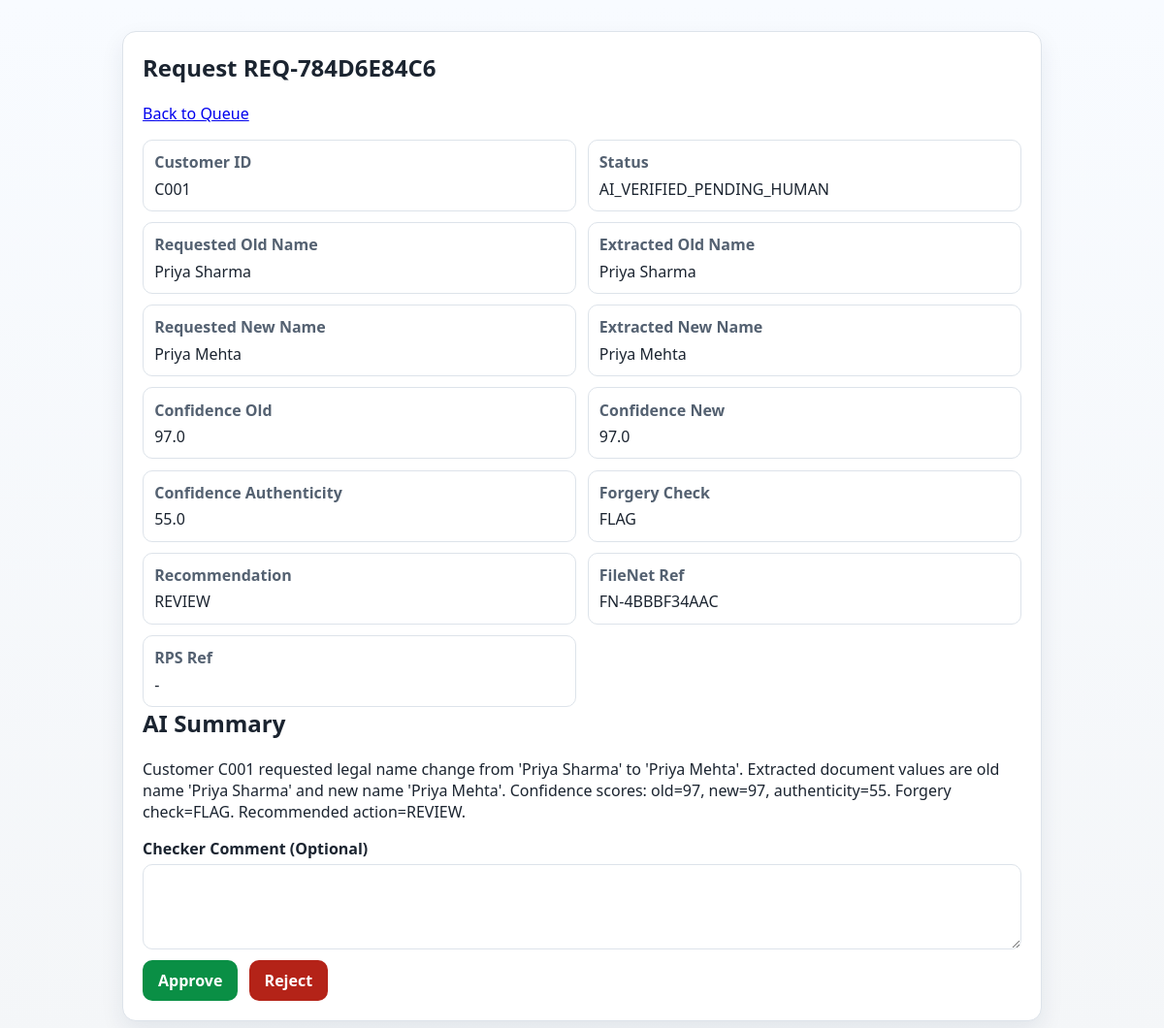
Page /checker/REQ-784D6E84C6 on the committed database.
### app/core/models.py (models this page shows)
class PendingRequest(Base):
    __tablename__ = "pending_requests"
    id = Column(Integer, primary_key=True, index=True)
    request_id = Column(String(32), unique=True, index=True, nullable=False)
    correlation_id = Column(String(32), index=True, nullable=False)
    customer_id = Column(String(64), nullable=False)
    change_type = Column(String(32), default="LEGAL_NAME_CHANGE", nullable=False)
    old_name_requested = Column(String(256), nullable=False)
    new_name_requested = Column(String(256), nullable=False)
    old_name_extracted = Column(String(256), nullable=True)
    new_name_extracted = Column(String(256), nullable=True)
    confidence_old_name = Column(Float, nullable=True)
    confidence_new_name = Column(Float, nullable=True)
    confidence_authenticity = Column(Float, nullable=True)
    forgery_check = Column(String(16), nullable=True)
    recommended_action = Column(String(16), nullable=True)
    ai_summary = Column(Text, nullable=True)
    overall_status = Column(String(64), nullable=False)
    filenet_reference_id = Column(String(64), nullable=True)
    checker_decision = Column(String(16), nullable=True)
    checker_comment = Column(Text, nullable=True)
    rps_write_reference = Column(String(64), nullable=True)
    created_at = Column(DateTime(timezone=True), server_default=func.now(), nullable=False)
    updated_at = Column(
        DateTime(timezone=True), server_default=func.now(), onupdate=func.now(), nullable=False
    )

### app/main.py (the view)
@app.get("/checker/{request_id}")
def checker_detail(request_id: str, request: Request, db: Session = Depends(get_db)):
    record = db.query(PendingRequest).filter(PendingRequest.request_id == request_id).first()
    if not record:
        raise HTTPException(status_code=404, detail="Request not found")
    return templates.TemplateResponse(
        "checker_detail.html",
        {
            "request": request,
            "record": record,
        },
    )

### app/templates/checker_detail.html (shortened to what this page needs)
<!doctype html>
<html lang="en">
<head>
  <link rel="stylesheet" href="/static/styles.css" />
</head>
<body>
  <main class="container">
    <section class="panel">
      <h1>Request {{ record.request_id }}</h1>
      <p><a href="/checker">Back to Queue</a></p>
      <div class="card-grid">
        <div class="card"><strong>Customer ID</strong><span>{{ record.customer_id }}</span></div>
        <div class="card"><strong>Status</strong><span>{{ record.overall_status }}</span></div>
        <div class="card"><strong>Requested Old Name</strong><span>{{ record.old_name_requested }}</span></div>
        <div class="card"><strong>Extracted Old Name</strong><span>{{ record.old_name_extracted }}</span></div>
        <div class="card"><strong>Requested New Name</strong><span>{{ record.new_name_requested }}</span></div>
        <div class="card"><strong>Extracted New Name</strong><span>{{ record.new_name_extracted }}</span></div>
        <div class="card"><strong>Confidence Old</strong><span>{{ record.confidence_old_name }}</span></div>
        <div class="card"><strong>Confidence New</strong><span>{{ record.confidence_new_name }}</span></div>
        <div class="card"><strong>Confidence Authenticity</strong><span>{{ record.confidence_authenticity }}</span></div>
        <div class="card"><strong>Forgery Check</strong><span>{{ record.forgery_check }}</span></div>
        <div class="card"><strong>Recommendation</strong><span>{{ record.recommended_action }}</span></div>
        <div class="card"><strong>FileNet Ref</strong><span>{{ record.filenet_reference_id or '-' }}</span></div>
        <div class="card"><strong>RPS Ref</strong><span>{{ record.rps_write_reference or '-' }}</span></div>
      </div>
      <h2>AI Summary</h2>
      <p>{{ record.ai_summary }}</p>
      {% if record.overall_status == "AI_VERIFIED_PENDING_HUMAN" %}
      <form action="/checker/{{ record.request_id }}/decision" method="post" class="decision-form">
        <label>
          Checker Comment (Optional)
          <textarea name="comment" rows="3"></textarea>
        </label>
        <div class="actions">
          <button type="submit" name="decision" value="APPROVE" class="approve">Approve</button>
          <button type="submit" name="decision" value="REJECT" class="reject">Reject</button>
        </div>
      </form>
      {% else %}
      <p><strong>Checker Decision:</strong> {{ record.checker_decision }}</p>
      <p><strong>Checker Comment:</strong> {{ record.checker_comment or '-' }}</p>
      {% endif %}
    </section>
  </main>
</body>
</html>

### app/static/styles.css (style rules this page uses)
:root { --bg: #f4f6f8; --panel: #ffffff; --text: #1b2430; --muted: #546171; --accent: #0b5cff; --ok: #0a8f45; --bad: #b42318; --border: #dde3ea; }
* { box-sizing: border-box; }
body { margin: 0; font-family: "Segoe UI", Tahoma, Geneva, Verdana, sans-serif; background: linear-gradient(180deg, #f8fbff 0%, var(--bg) 100%); color: var(--text); }
.container { max-width: 980px; margin: 2rem auto; padding: 0 1rem; }
.panel { background: var(--panel); border: 1px solid var(--border); border-radius: 14px; padding: 1.25rem; box-shadow: 0 10px 24px rgba(12, 41, 77, 0.08); }
h1, h2 { margin-top: 0; }
.form-grid label, .decision-form label { display: flex; flex-direction: column; gap: 0.35rem; font-weight: 600; }
input, textarea, button { font: inherit; }
input, textarea { border: 1px solid var(--border); border-radius: 10px; padding: 0.6rem 0.7rem; }
button { border: 0; border-radius: 10px; padding: 0.65rem 1rem; cursor: pointer; background: var(--accent); color: #ffffff; font-weight: 700; }
.card-grid { display: grid; grid-template-columns: repeat(2, minmax(0, 1fr)); gap: 0.7rem; }
.card { border: 1px solid var(--border); border-radius: 10px; padding: 0.7rem; display: flex; flex-direction: column; gap: 0.35rem; }
.card strong { color: var(--muted); }
.actions { margin-top: 0.7rem; display: flex; gap: 0.7rem; }
button.approve { background: var(--ok); }
button.reject { background: var(--bad); }

### rows in the picture
PendingRequest: request_id "REQ-784D6E84C6", customer_id "C001", overall_status "AI_VERIFIED_PENDING_HUMAN", old_name_requested "Priya Sharma", old_name_extracted "Priya Sharma", new_name_requested "Priya Mehta", new_name_extracted "Priya Mehta", confidence_old_name "97.0", confidence_new_name "97.0", confidence_authenticity "55.0", forgery_check "FLAG", recommended_action "REVIEW", filenet_reference "FN-4BBBF34AAC", rps_write_reference "-", ai_summary "Customer C001 requested legal name change from 'Priya Sharma' to 'Priya Mehta'. Extracted document values are old name 'Priya Sharma' and new name 'Priya Mehta'. Confidence scores: old=97, new=97, authenticity=55. Forgery check=FLAG. Recommended action=REVIEW."
